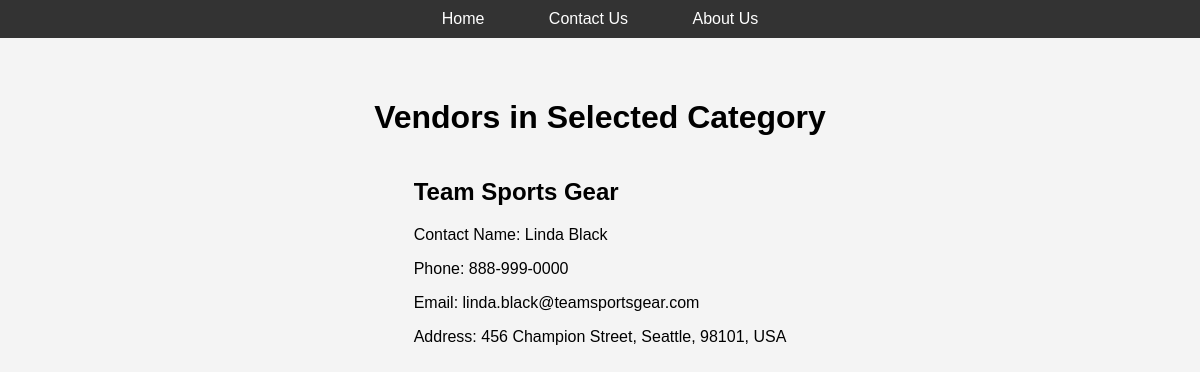
The app's page /vendors.php?category_id=44 with its own data.
### tables this page shows
CREATE TABLE Vendor (
    VendorID INT AUTO_INCREMENT PRIMARY KEY,
    VendorName VARCHAR(100),
    ContactName VARCHAR(100),
    Phone VARCHAR(20),
    Email VARCHAR(255),
    Address VARCHAR(255),
    City VARCHAR(100),
    PostalCode VARCHAR(20),
    Country VARCHAR(100),
    CreatedDate TIMESTAMP DEFAULT CURRENT_TIMESTAMP
);

### vendors.php (the view, shortened to what this page needs)
<?php
$categoryId = intval($_GET['category_id']);
function get_vendors_by_category($categoryId) {
    $sql = "SELECT v.VendorID, v.VendorName, v.ContactName, v.Phone, v.Email, v.Address, v.City, v.PostalCode, v.Country
            FROM Vendor v
            INNER JOIN Product p ON v.VendorID = p.VendorID
            WHERE p.CategoryID = ?";
    $stmt = $GLOBALS['conn']->prepare($sql);
    $stmt->bind_param("i", $categoryId);
    $stmt->execute();
    $result = $stmt->get_result();
    $rows = $result->fetch_all(MYSQLI_ASSOC);
    return $rows;
}
$vendors = get_vendors_by_category($categoryId);
?>
<!DOCTYPE html>
<html lang="en">
<head>
</head>
<body>
<div class="menu">
    <a href="index.php">Home</a>
    <a href="contact.php">Contact Us</a>
    <a href="about.php">About Us</a>
</div>
<div class="container">
    <h1>Vendors in Selected Category</h1>
    <?php if (count($vendors) > 0): ?>
       <?php foreach ($vendors as $vendor): ?>
    <div class="vendor-card" onclick="window.location.href='products.php?vendor_id=<?php echo $vendor['VendorID']; ?>'">
        <h2><?php echo htmlspecialchars($vendor['VendorName']); ?></h2>
        <p>Contact Name: <?php echo htmlspecialchars($vendor['ContactName']); ?></p>
        <p>Phone: <?php echo htmlspecialchars($vendor['Phone']); ?></p>
        <p>Email: <?php echo htmlspecialchars($vendor['Email']); ?></p>
        <p>Address: <?php echo htmlspecialchars($vendor['Address']) . ', ' . htmlspecialchars($vendor['City']) . ', ' . htmlspecialchars($vendor['PostalCode']) . ', ' . htmlspecialchars($vendor['Country']); ?></p>
    </div>
<?php endforeach; ?>
    <?php else: ?>
        <p>No vendors found for this category.</p>
    <?php endif; ?>
</div>
</body>
</html>

### vendors.php (style rules this page uses)
body { font-family: Arial, sans-serif; background-color: #f4f4f4; margin: 0; padding: 0; }
.menu { text-align: center; background-color: #333; padding: 10px; }
.menu a { color: white; padding: 14px 20px; text-decoration: none; margin: 0 10px; border-radius: 4px; }
h1 { text-align: center; }
.container { display: flex; flex-wrap: wrap; justify-content: center; max-width: 800px; margin: 20px auto; padding: 20px; }

### records on screen
vendor: VendorName "Team Sports Gear", ContactName "Linda Black", Phone "888-999-0000", Email "linda.black@teamsportsgear.com", Address "456 Champion Street", City "Seattle", PostalCode "98101", Country "USA"
